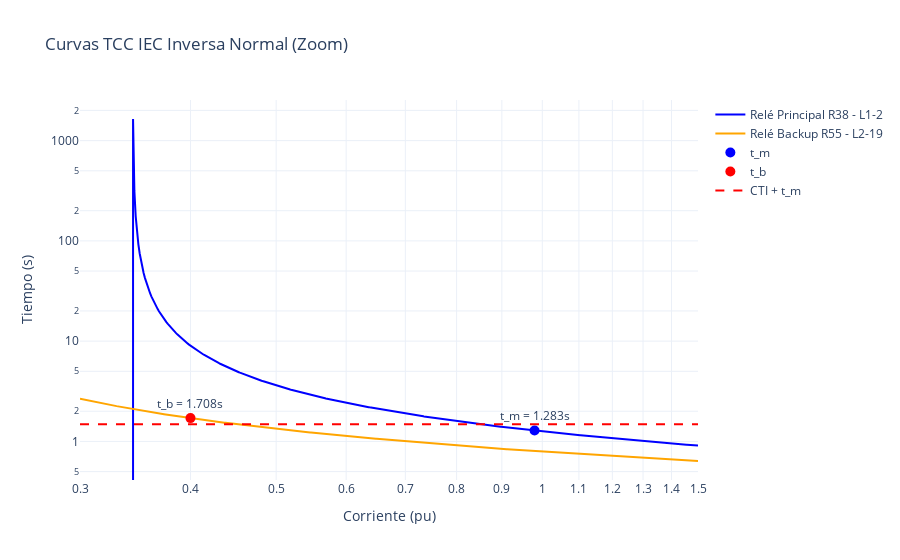

The cell this chart's notebook holds for it:
### Code cell
import numpy as np
import plotly.graph_objs as go

# Función IEC inversa normal
def tcc_iec_normal_inverse(I, pickup, TDS):
    A = 0.14
    B = 0.02
    M = I / pickup
    return TDS * (A / ((M ** 0.02) - 1))

# Parámetros
TDS_main = 0.19389
pickup_main = 0.34416
TDS_backup = 0.19785
pickup_backup = 0.17899

# Punto de falla
I_main_fault = 0.980
t_m = 1.283
I_backup_fault = 0.400
t_b = 1.708
CTI = 0.2

# Rango más fino para ver si se cruzan
I = np.linspace(0.3, 1.5, 1000)
t_main = tcc_iec_normal_inverse(I, pickup_main, TDS_main)
t_backup = tcc_iec_normal_inverse(I, pickup_backup, TDS_backup)

# Crear figura con Plotly
fig = go.Figure()
fig.add_trace(go.Scatter(x=I, y=t_main, mode='lines', name='Relé Principal R38 - L1-2', line=dict(color='blue')))
fig.add_trace(go.Scatter(x=I, y=t_backup, mode='lines', name='Relé Backup R55 - L2-19', line=dict(color='orange')))
fig.add_trace(go.Scatter(x=[I_main_fault], y=[t_m], mode='markers+text', name='t_m', marker=dict(color='blue', size=10),
                         text=[f"t_m = {t_m:.3f}s"], textposition="top center"))
fig.add_trace(go.Scatter(x=[I_backup_fault], y=[t_b], mode='markers+text', name='t_b', marker=dict(color='red', size=10),
                         text=[f"t_b = {t_b:.3f}s"], textposition="top center"))
fig.add_trace(go.Scatter(x=[min(I), max(I)], y=[t_m + CTI, t_m + CTI], mode='lines', name='CTI + t_m',
                         line=dict(color='red', dash='dash')))

fig.update_layout(
    title='Curvas TCC IEC Inversa Normal (Zoom)',
    xaxis_title='Corriente (pu)',
    yaxis_title='Tiempo (s)',
    yaxis_type="log",
    xaxis_type="log",
    template="plotly_white"
)

fig.show()

### Figure 1 — Plotly figure (JSON) as saved in the notebook; plotly's stock layout.template omitted (floating-point values rounded to 4 significant figures; data arrays with more than 128 entries replaced by an {"elided": "..."} marker saying what was removed)
{"data": [{"line": {"color": "blue"}, "mode": "lines", "name": "Relé Principal R38 - L1-2", "type": "scatter", "x": {"elided": "1000 float values"}, "y": {"elided": "1000 float values"}}, {"line": {"color": "orange"}, "mode": "lines", "name": "Relé Backup R55 - L2-19", "type": "scatter", "x": {"elided": "1000 float values"}, "y": {"elided": "1000 float values"}}, {"marker": {"color": "blue", "size": 10}, "mode": "markers+text", "name": "t_m", "text": ["t_m = 1.283s"], "textposition": "top center", "type": "scatter", "x": [0.98], "y": [1.283]}, {"marker": {"color": "red", "size": 10}, "mode": "markers+text", "name": "t_b", "text": ["t_b = 1.708s"], "textposition": "top center", "type": "scatter", "x": [0.4], "y": [1.708]}, {"line": {"color": "red", "dash": "dash"}, "mode": "lines", "name": "CTI + t_m", "type": "scatter", "x": [0.3, 1.5], "y": [1.483, 1.483]}], "layout": {"title": {"text": "Curvas TCC IEC Inversa Normal (Zoom)"}, "xaxis": {"title": {"text": "Corriente (pu)"}, "type": "log"}, "yaxis": {"title": {"text": "Tiempo (s)"}, "type": "log"}}}
